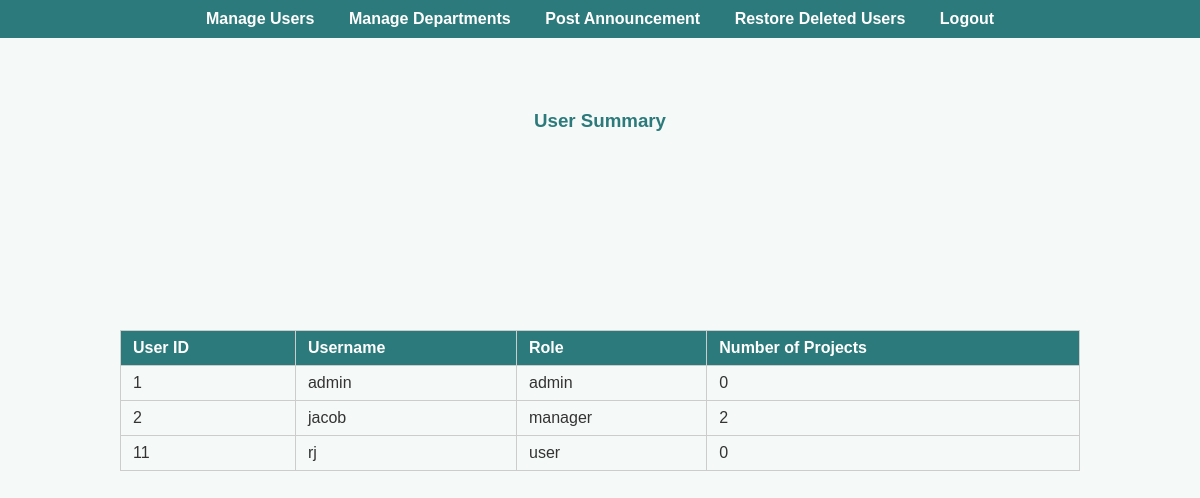
Page /database-1/admin/dashboard.php (signed in) on the committed database.
### tables this page shows
CREATE TABLE `users` (
  `user_id` int(11) NOT NULL,
  `username` varchar(50) NOT NULL,
  `password` varchar(255) NOT NULL,
  `role_id` int(11) NOT NULL,
  `department_id` int(11) DEFAULT NULL,
  `created_at` timestamp NOT NULL DEFAULT current_timestamp(),
  `is_deleted` tinyint(1) DEFAULT 0
);

CREATE TABLE `roles` (
  `role_id` int(11) NOT NULL,
  `role_name` varchar(50) NOT NULL
);

### database-1/admin/dashboard.php (the view, shortened to what this page needs)
<?php
require_once '../includes/db.php';
?>
<!DOCTYPE html>
<html>
<head>
    <link rel="stylesheet" href="../css/style.css">
</head>
<body>
<div class="navbar">
    <ul>
        <li><a href="manage_users.php">Manage Users</a></li>
        <li><a href="manage_departments.php">Manage Departments</a></li>
        <li><a href="post_announcement.php">Post Announcement</a></li>
        <li><a href="restore_deleted.php">Restore Deleted Users</a></li>
        <li><a href="../logout.php">Logout</a></li>
    </ul>
</div>
<h3>User Summary</h3>
<table>
    <thead>
        <tr>
            <th>User ID</th>
            <th>Username</th>
            <th>Role</th>
            <th>Number of Projects</th>
        </tr>
    </thead>
    <tbody>
        <?php
        $stmt = $pdo->query("
            SELECT u.user_id, u.username, r.role_name, COUNT(p.project_id) AS project_count
            FROM users u
            JOIN roles r ON u.role_id = r.role_id
            LEFT JOIN projects p ON u.user_id = p.user_id
            WHERE u.is_deleted = 0
            GROUP BY u.user_id, u.username, r.role_name
            ORDER BY u.user_id ASC
        ");
        $users = $stmt->fetchAll();
        foreach ($users as $user): ?>
        <tr>
            <td><?= $user['user_id'] ?></td>
            <td><?= htmlspecialchars($user['username']) ?></td>
            <td><?= htmlspecialchars($user['role_name']) ?></td>
            <td><?= $user['project_count'] ?></td>
        </tr>
        <?php endforeach; ?>
    </tbody>
</table>
</body>
</html>

### database-1/css/style.css (style rules this page uses)
body { font-family: Arial, sans-serif; margin: 0; padding: 0; height: 100vh; display: flex; justify-content: center; align-items: center; background-color: #f5f9f7; color: #333; }
a { color: #2c7a7b; text-decoration: none; }

### database-1/admin/dashboard.php (style rules this page uses)
body { font-family: Arial, sans-serif; margin: 0; padding: 0; background-color: #f5f9f7; }
.navbar { background-color: #2c7a7b; padding: 10px; position: fixed; width: 100%; top: 0; z-index: 1000; }
.navbar ul { list-style-type: none; padding: 0; margin: 0; text-align: center; }
.navbar li { display: inline; margin: 0 15px; }
.navbar a { color: white; text-decoration: none; font-weight: bold; }
h3 { position: fixed; width: 100%; top: 50px; z-index: 100; text-align: center; color: #2c7a7b; margin-top: 60px; }
table { margin: 20px auto; border-collapse: collapse; width: 80%; }
th, td { border: 1px solid #ccc; padding: 8px 12px; text-align: left; }
th { background-color: #2c7a7b; color: white; }

### rows in the picture
users: user_id "1", username "admin", role.role_name "admin", project_count "0"
users: user_id "2", username "jacob", role.role_name "manager", project_count "2"
users: user_id "11", username "rj", role.role_name "user", project_count "0"
